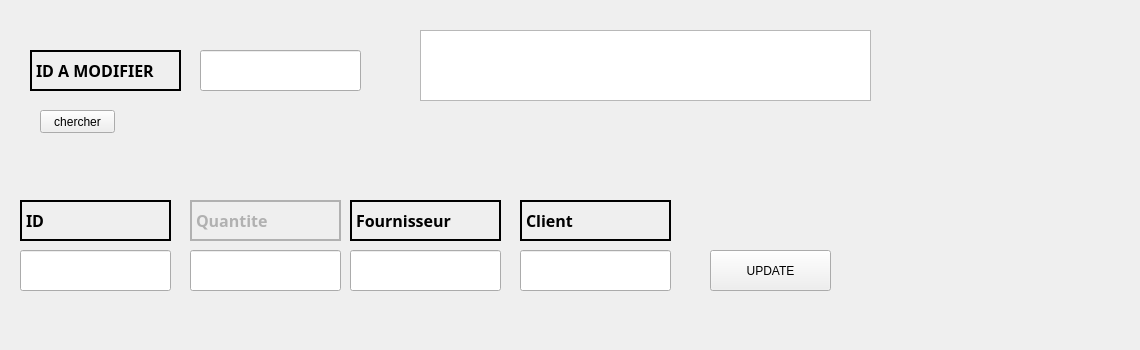
        <widget class="QWidget" name="tab_43">
         <attribute name="title">
          <string>modifier</string>
         </attribute>
         <widget class="QLabel" name="label_115">
          <property name="geometry">
           <rect>
            <x>30</x>
            <y>10</y>
            <width>1101</width>
            <height>331</height>
           </rect>
          </property>
          <property name="text">
           <string/>
          </property>
         </widget>
         <widget class="QLabel" name="label_116">
          <property name="geometry">
           <rect>
            <x>30</x>
            <y>50</y>
            <width>151</width>
            <height>41</height>
           </rect>
          </property>
          <property name="font">
           <font>
            <family>Arial Black</family>
            <pointsize>12</pointsize>
            <weight>75</weight>
            <bold>true</bold>
           </font>
          </property>
          <property name="contextMenuPolicy">
           <enum>Qt::DefaultContextMenu</enum>
          </property>
          <property name="frameShape">
           <enum>QFrame::WinPanel</enum>
          </property>
          <property name="text">
           <string>ID A MODIFIER</string>
          </property>
         </widget>
         <widget class="QLineEdit" name="lineEdit_r_3">
          <property name="geometry">
           <rect>
            <x>200</x>
            <y>50</y>
            <width>161</width>
            <height>41</height>
           </rect>
          </property>
         </widget>
         <widget class="QPushButton" name="search_3">
          <property name="geometry">
           <rect>
            <x>40</x>
            <y>110</y>
            <width>75</width>
            <height>23</height>
           </rect>
          </property>
          <property name="text">
           <string>chercher</string>
          </property>
         </widget>
         <widget class="QTableView" name="tableView_6">
          <property name="geometry">
           <rect>
            <x>420</x>
            <y>30</y>
            <width>451</width>
            <height>71</height>
           </rect>
          </property>
         </widget>
         <widget class="QLabel" name="label_117">
          <property name="geometry">
           <rect>
            <x>20</x>
            <y>200</y>
            <width>151</width>
            <height>41</height>
           </rect>
          </property>
          <property name="font">
           <font>
            <family>Arial Black</family>
            <pointsize>12</pointsize>
            <weight>75</weight>
            <bold>true</bold>
           </font>
          </property>
          <property name="contextMenuPolicy">
           <enum>Qt::DefaultContextMenu</enum>
          </property>
          <property name="frameShape">
           <enum>QFrame::WinPanel</enum>
          </property>
          <property name="text">
           <string>ID</string>
          </property>
         </widget>
         <widget class="QLabel" name="label_118">
          <property name="geometry">
           <rect>
            <x>190</x>
            <y>200</y>
            <width>151</width>
            <height>41</height>
           </rect>
          </property>
          <property name="palette">
           <palette>
            <active>
             <colorrole role="WindowText">
              <brush brushstyle="SolidPattern">
               <color alpha="255">
                <red>177</red>
                <green>177</green>
                <blue>177</blue>
               </color>
              </brush>
             </colorrole>
             <colorrole role="Button">
              <brush brushstyle="SolidPattern">
               <color alpha="255">
                <red>50</red>
                <green>50</green>
                <blue>50</blue>
               </color>
              </brush>
             </colorrole>
             <colorrole role="Text">
              <brush brushstyle="SolidPattern">
               <color alpha="255">
                <red>177</red>
                <green>177</green>
                <blue>177</blue>
               </color>
              </brush>
             </colorrole>
             <colorrole role="ButtonText">
              <brush brushstyle="SolidPattern">
               <color alpha="255">
                <red>177</red>
                <green>177</green>
                <blue>177</blue>
               </color>
              </brush>
             </colorrole>
             <colorrole role="Base">
              <brush brushstyle="SolidPattern">
               <color alpha="255">
                <red>50</red>
                <green>50</green>
                <blue>50</blue>
               </color>
              </brush>
             </colorrole>
             <colorrole role="Window">
              <brush brushstyle="SolidPattern">
               <color alpha="255">
                <red>50</red>
                <green>50</green>
                <blue>50</blue>
               </color>
              </brush>
             </colorrole>
             <colorrole role="PlaceholderText">
              <brush brushstyle="NoBrush">
               <color alpha="128">
                <red>177</red>
                <green>177</green>
                <blue>177</blue>
               </color>
              </brush>
             </colorrole>
            </active>
            <inactive>
             <colorrole role="WindowText">
              <brush brushstyle="SolidPattern">
               <color alpha="255">
                <red>177</red>
                <green>177</green>
                <blue>177</blue>
               </color>
              </brush>
             </colorrole>
             <colorrole role="Button">
              <brush brushstyle="SolidPattern">
               <color alpha="255">
                <red>50</red>
                <green>50</green>
                <blue>50</blue>
               </color>
              </brush>
             </colorrole>
             <colorrole role="Text">
              <brush brushstyle="SolidPattern">
               <color alpha="255">
                <red>177</red>
                <green>177</green>
                <blue>177</blue>
               </color>
              </brush>
             </colorrole>
             <colorrole role="ButtonText">
              <brush brushstyle="SolidPattern">
               <color alpha="255">
                <red>177</red>
                <green>177</green>
                <blue>177</blue>
               </color>
              </brush>
             </colorrole>
             <colorrole role="Base">
              <brush brushstyle="SolidPattern">
               <color alpha="255">
                <red>50</red>
                <green>50</green>
                <blue>50</blue>
               </color>
              </brush>
             </colorrole>
             <colorrole role="Window">
              <brush brushstyle="SolidPattern">
               <color alpha="255">
                <red>50</red>
                <green>50</green>
                <blue>50</blue>
               </color>
              </brush>
             </colorrole>
             <colorrole role="PlaceholderText">
              <brush brushstyle="NoBrush">
               <color alpha="128">
                <red>177</red>
                <green>177</green>
                <blue>177</blue>
               </color>
              </brush>
             </colorrole>
            </inactive>
            <disabled>
             <colorrole role="WindowText">
              <brush brushstyle="SolidPattern">
               <color alpha="255">
                <red>64</red>
                <green>64</green>
                <blue>64</blue>
               </color>
              </brush>
             </colorrole>
             <colorrole role="Button">
              <brush brushstyle="SolidPattern">
               <color alpha="255">
                <red>50</red>
                <green>50</green>
                <blue>50</blue>
               </color>
              </brush>
             </colorrole>
             <colorrole role="Text">
              <brush brushstyle="SolidPattern">
               <color alpha="255">
                <red>64</red>
                <green>64</green>
                <blue>64</blue>
               </color>
              </brush>
             </colorrole>
             <colorrole role="ButtonText">
              <brush brushstyle="SolidPattern">
               <color alpha="255">
                <red>64</red>
                <green>64</green>
                <blue>64</blue>
               </color>
              </brush>
             </colorrole>
             <colorrole role="Base">
              <brush brushstyle="SolidPattern">
               <color alpha="255">
                <red>50</red>
                <green>50</green>
                <blue>50</blue>
               </color>
              </brush>
             </colorrole>
             <colorrole role="Window">
              <brush brushstyle="SolidPattern">
               <color alpha="255">
                <red>50</red>
                <green>50</green>
                <blue>50</blue>
               </color>
              </brush>
             </colorrole>
             <colorrole role="PlaceholderText">
              <brush brushstyle="NoBrush">
               <color alpha="128">
                <red>177</red>
                <green>177</green>
                <blue>177</blue>
               </color>
              </brush>
             </colorrole>
            </disabled>
           </palette>
          </property>
          <property name="font">
           <font>
            <family>Arial Black</family>
            <pointsize>12</pointsize>
            <weight>75</weight>
            <bold>true</bold>
           </font>
          </property>
          <property name="contextMenuPolicy">
           <enum>Qt::DefaultContextMenu</enum>
          </property>
          <property name="frameShape">
           <enum>QFrame::WinPanel</enum>
          </property>
          <property name="text">
           <string>Quantite</string>
          </property>
         </widget>
         <widget class="QLabel" name="label_119">
          <property name="geometry">
           <rect>
            <x>350</x>
            <y>200</y>
            <width>151</width>
            <height>41</height>
           </rect>
          </property>
          <property name="font">
           <font>
            <family>Arial Black</family>
            <pointsize>12</pointsize>
            <weight>75</weight>
            <bold>true</bold>
           </font>
          </property>
          <property name="contextMenuPolicy">
           <enum>Qt::DefaultContextMenu</enum>
          </property>
          <property name="frameShape">
           <enum>QFrame::WinPanel</enum>
          </property>
          <property name="text">
           <string>Fournisseur</string>
          </property>
         </widget>
         <widget class="QLabel" name="label_120">
          <property name="geometry">
           <rect>
            <x>520</x>
            <y>200</y>
            <width>151</width>
            <height>41</height>
           </rect>
          </property>
          <property name="font">
           <font>
            <family>Arial Black</family>
            <pointsize>12</pointsize>
            <weight>75</weight>
            <bold>true</bold>
           </font>
          </property>
          <property name="contextMenuPolicy">
           <enum>Qt::DefaultContextMenu</enum>
          </property>
          <property name="frameShape">
           <enum>QFrame::WinPanel</enum>
          </property>
          <property name="text">
           <string>Client</string>
          </property>
         </widget>
         <widget class="QLineEdit" name="lineEdit_u4_2">
          <property name="geometry">
           <rect>
            <x>520</x>
            <y>250</y>
            <width>151</width>
            <height>41</height>
           </rect>
          </property>
         </widget>
         <widget class="QLineEdit" name="lineEdit_u3_2">
          <property name="geometry">
           <rect>
            <x>350</x>
            <y>250</y>
            <width>151</width>
            <height>41</height>
           </rect>
          </property>
         </widget>
         <widget class="QLineEdit" name="lineEdit_u2_2">
          <property name="geometry">
           <rect>
            <x>190</x>
            <y>250</y>
            <width>151</width>
            <height>41</height>
           </rect>
          </property>
         </widget>
         <widget class="QLineEdit" name="lineEdit_u1_4">
          <property name="geometry">
           <rect>
            <x>20</x>
            <y>250</y>
            <width>151</width>
            <height>41</height>
           </rect>
          </property>
         </widget>
         <widget class="QPushButton" name="update_3">
          <property name="geometry">
           <rect>
            <x>710</x>
            <y>250</y>
            <width>121</width>
            <height>41</height>
           </rect>
          </property>
          <property name="text">
           <string>UPDATE</string>
          </property>
         </widget>
        </widget>
